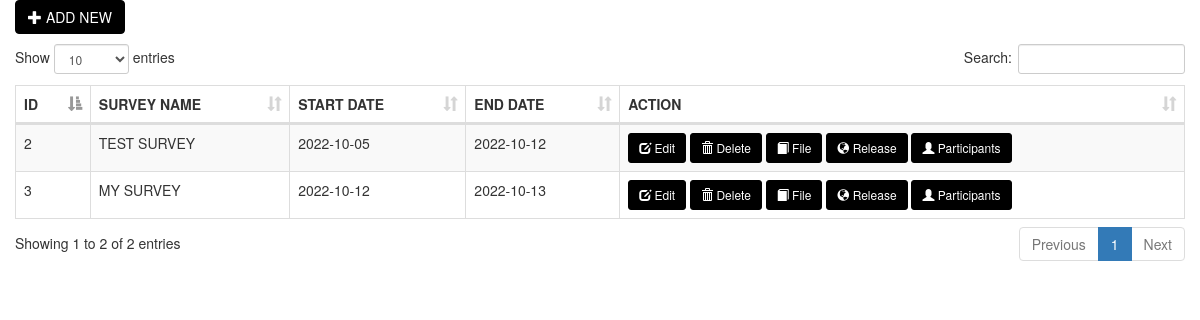
Page /USER/information/index.php on the committed database.
### tables this page shows
CREATE TABLE `suvery` (
  `id` int(11) NOT NULL,
  `survey_name` varchar(200) NOT NULL,
  `start_date` date NOT NULL,
  `end_date` date NOT NULL,
  `date_created` date NOT NULL
);

### USER/information/index.php (the view, shortened to what this page needs)
<!DOCTYPE html>
<html>
<head>
	<link rel="stylesheet" type="text/css" href="bootstrap/css/bootstrap.min.css">
	<link rel="stylesheet" type="text/css" href="datatable/dataTable.bootstrap.min.css">
</head>
<body>
<div class="container">
	<div class="row">
		<div class="col-sm-12">
			<div class="row">
				<a href="#addnew" data-toggle="modal" class="btn btn-primary" style="background-color:black; border-color:black;"><span class="glyphicon glyphicon-plus"></span> ADD NEW</a>
			</div>
			<div class="height10">
			</div>
			<div class="row">
				<table id="myTable" class="table table-bordered table-striped">
					<thead>
						<th>ID</th>
						<th>SURVEY NAME</th>
						<th>START DATE</th>
						<th>END DATE</th>
						<th>ACTION</th>
					</thead>
					<tbody>
						<?php
							include_once('../../connection/connection.php');
							$sql = "SELECT * FROM suvery";
							$query = $conn->query($sql);
							while($row = $query->fetch_assoc()){
								echo
								"<tr>
									<td>".$row['id']."</td>
									<td>".$row['survey_name']."</td>
									<td>".$row['start_date']."</td>
									<td>".$row['end_date']."</td>
									<td>
										<a href='#edit_".$row['id']."' class='btn btn-success btn-sm' data-toggle='modal' style='background-color:black; border-color:black;'><span class='glyphicon glyphicon-edit'></span> Edit</a>
										<a href='#delete_".$row['id']."' class='btn btn-danger btn-sm' data-toggle='modal' style='background-color:black; border-color:black;'><span class='glyphicon glyphicon-trash'></span> Delete</a>
										<a href='#survey_".$row['id']."' class='btn btn-danger btn-sm' data-toggle='modal' style='background-color:black; border-color:black;'><span class='glyphicon glyphicon-book'></span> File</a>
										<a href='#release_".$row['id']."' class='btn btn-danger btn-sm' data-toggle='modal' style='background-color:black; border-color:black;'><span class='glyphicon glyphicon-globe'></span> Release</a>
										<a href='participant.php?id=".$row['id']."' class='btn btn-danger btn-sm' data-toggle='modal' style='background-color:black; border-color:black;'><span class='glyphicon glyphicon-user'></span> Participants</a>
									</td>
								</tr>";
								include('edit_delete_modal.php');
							}
						?>
					</tbody>
				</table>
			</div>
		</div>
	</div>
</div>
</body>
</html>

### USER/information/index.php (style rules this page uses)
.height10 { height:10px; }

### rows in the picture
suvery: id "2", survey_name "TEST SURVEY", start_date "2022-10-05", end_date "2022-10-12"
suvery: id "3", survey_name "MY SURVEY", start_date "2022-10-12", end_date "2022-10-13"
